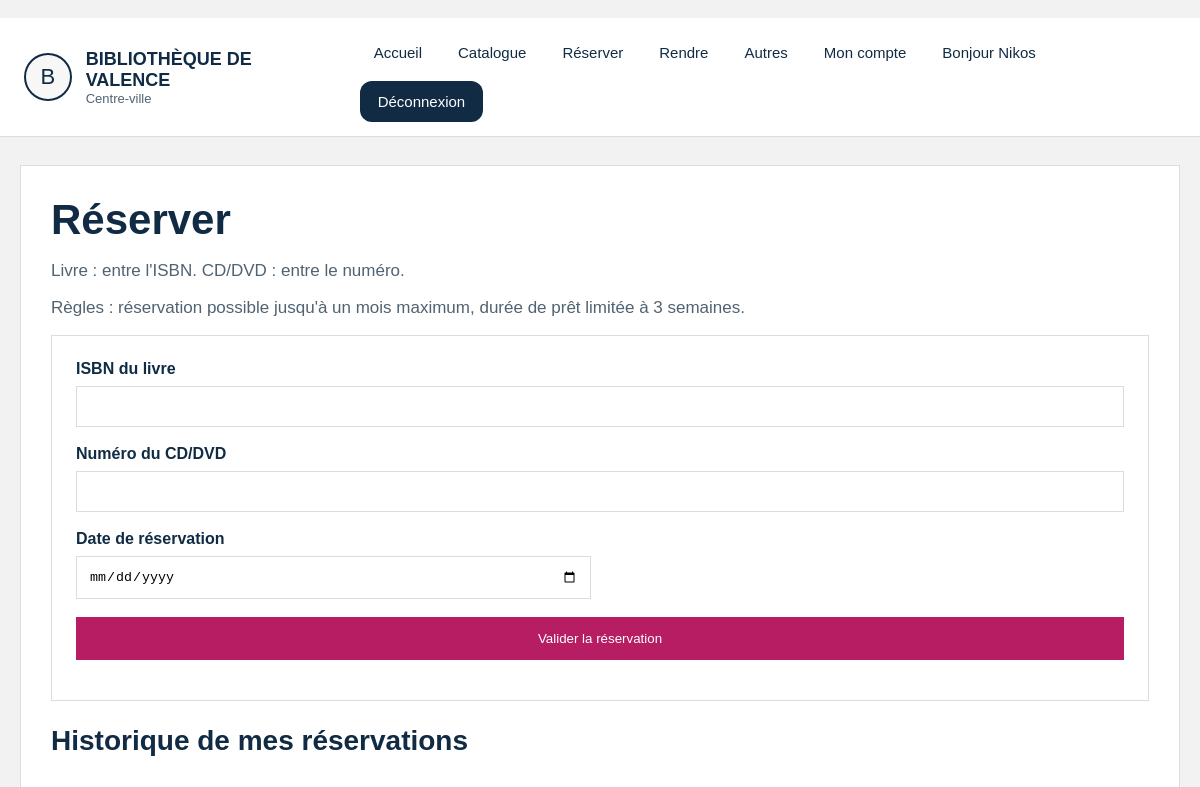
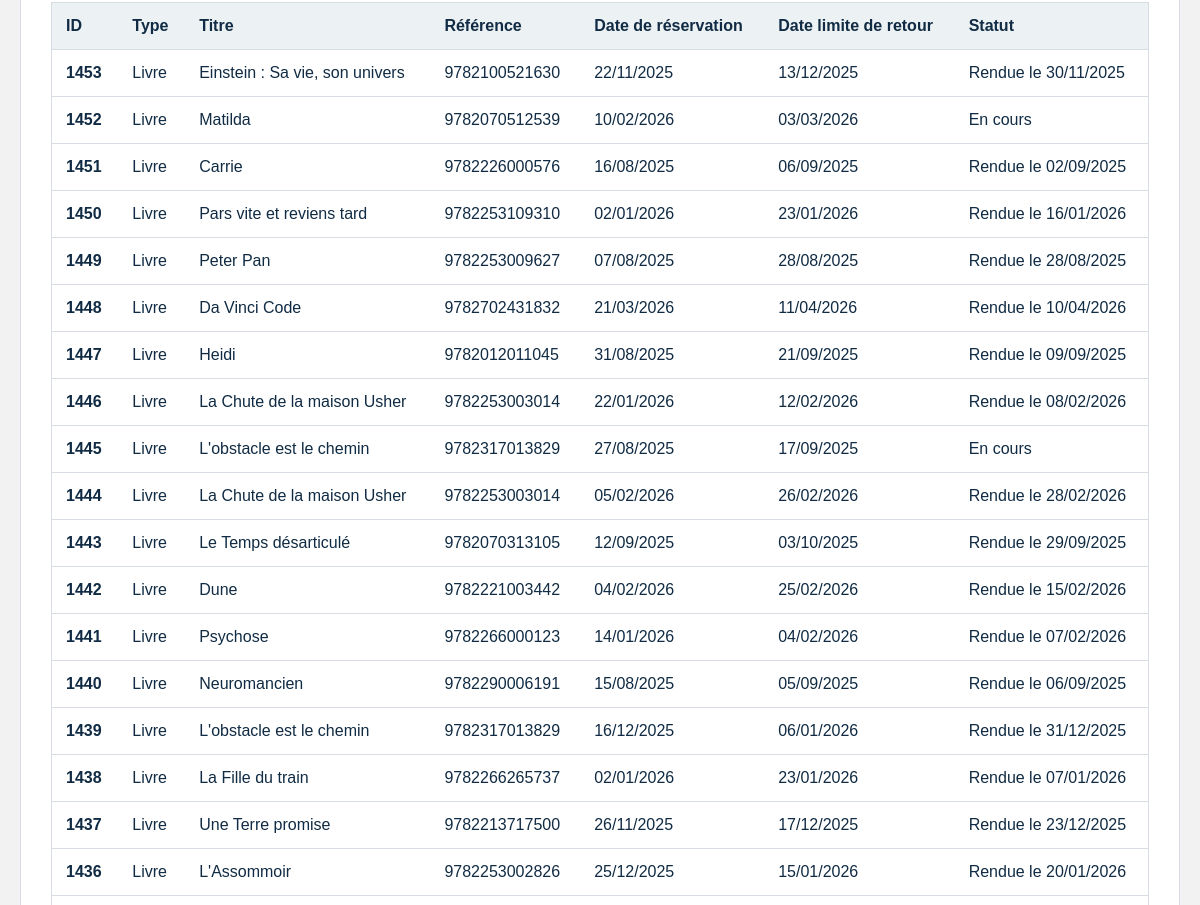
Before: /reserver (signed in, upper part) with the older database file (2 pictures, top to bottom).
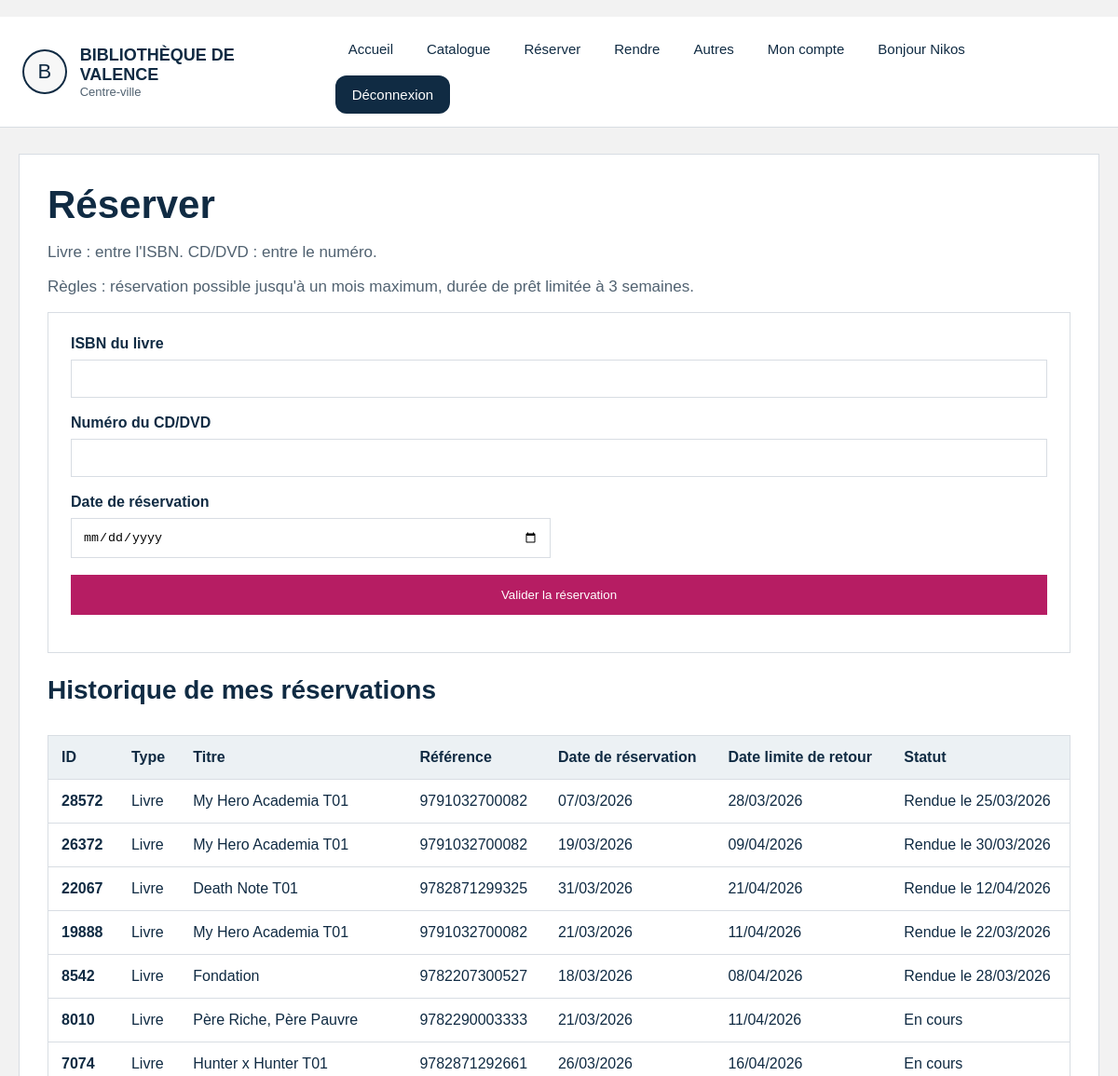
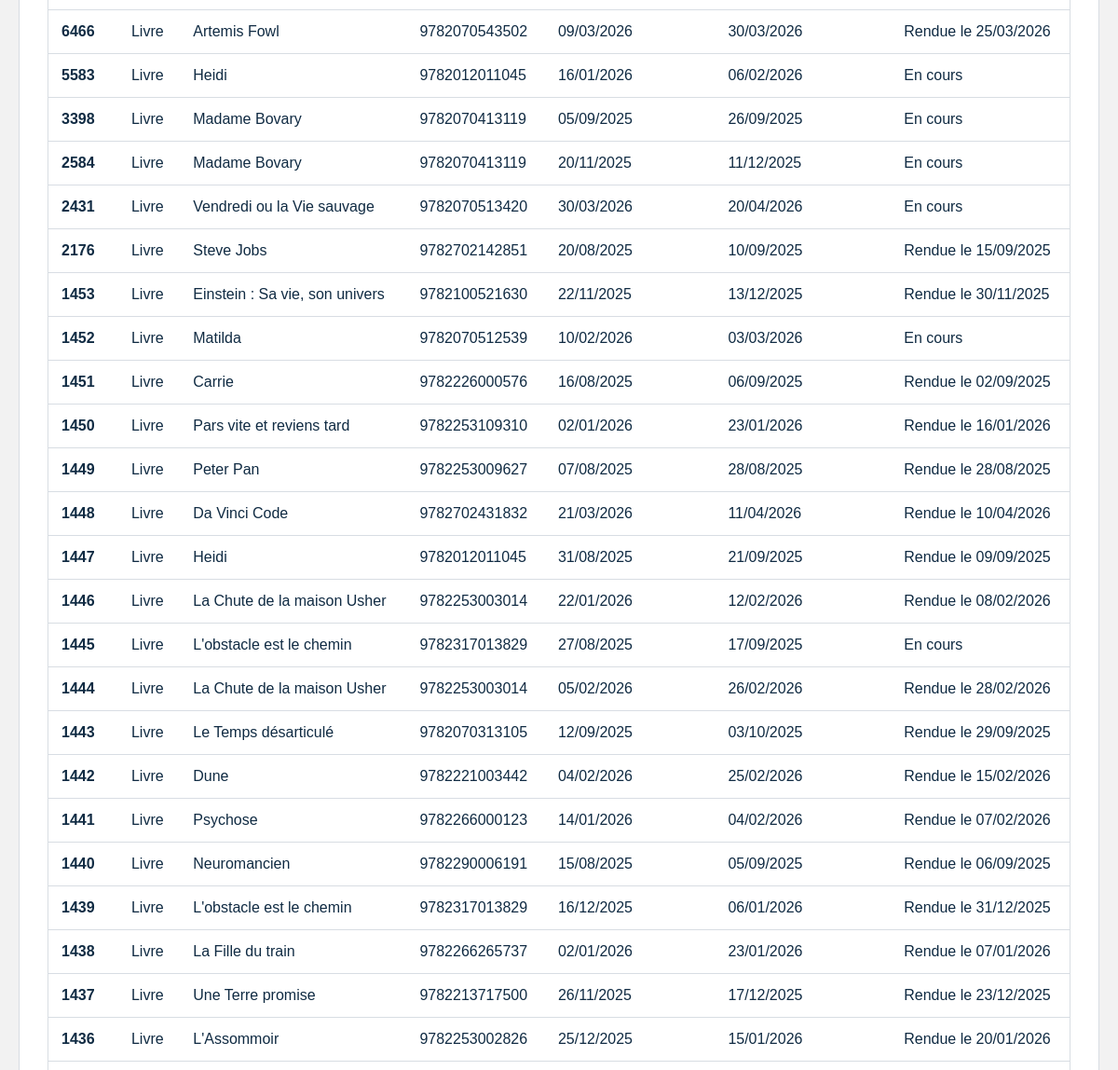
After: the same page with the newer database file (2 pictures, top to bottom).
### tables this page shows
CREATE TABLE RESERVATION (id_reservation NUMERIC PRIMARY KEY, date_reservation TEXT, date_de_retour TEXT, "id_client" NUMERIC REFERENCES CLIENT (id_client), bibliotheque_retrait TEXT, date_limite_retour TEXT, date_retour_effective TEXT);

CREATE TABLE LIVRE (id_livre INTEGER PRIMARY KEY, nom_livre TEXT, auteur_livre TEXT, maison_edition_livre TEXT, annee_livre NUMERIC, id_categorie NUMERIC REFERENCES CATEGORIE (id_categorie), ISBN_livre NUMERIC, resume TEXT, image TEXT, disponibilité INTEGER, total_exemplaires INTEGER);

### main.py (the view, shortened to what this page needs)
@application.route("/reserver", methods=["GET", "POST"])
def reserver():
    redirection = verifier_connexion()
    if redirection:
        return redirection
    base = bdd()
    message = None
    erreur = None
    utilisateur_id = session["utilisateur"]["id"]
    def creer_resa():
        reservation_id = prochain_identifiant(base, "RESERVATION", "id_reservation")
        auj = date.today()
        base.execute(
            "INSERT INTO RESERVATION (id_reservation, date_reservation, date_de_retour, id_client, date_limite_retour, date_retour_effective) VALUES (?, ?, NULL, ?, ?, NULL)",
            (reservation_id, date_francaise(auj), utilisateur_id, date_francaise(auj + timedelta(days=21))),
        )
        return reservation_id
    historique = bdd().execute(
        """
        SELECT type_media, id_reservation, nom_media, reference_media, date_reservation, date_limite_retour, date_retour_effective
        FROM VUE_HISTORIQUE_RESERVATIONS
        WHERE id_client = ?
        ORDER BY id_reservation DESC
        """,
        (utilisateur_id,),
    ).fetchall()
    return render_template("reserver.html", message=message, erreur=erreur, historique=historique)

### def.py (called while the page is built)
def bdd(base_path=BASE_DONNEES):
    if "bdd" not in g:
        g.bdd = sqlite3.connect(base_path)
        g.bdd.row_factory = sqlite3.Row
    return g.bdd

def fermer_bdd(_erreur=None):
    connexion = g.pop("bdd", None)
    if connexion:
        connexion.close()

def faire_slug(texte):
    return "-".join(str(texte).strip().lower().split()) # permet de convertir un m eSSage en message

def categories_menu(base_path=BASE_DONNEES):
    try:
        lignes = bdd(base_path).execute(
            "SELECT id_categorie, nom_categorie FROM CATEGORIE ORDER BY id_categorie"
        ).fetchall()
    except Exception:
        return []
    return [
        {
            "id": l["id_categorie"],
            "nom": l["nom_categorie"],
            "categorie_url": faire_slug(l["nom_categorie"]),
        }
        for l in lignes
    ]

def verifier_connexion():
    if "utilisateur" not in session:
        return redirect(url_for("connexion", next=request.path))
    return None

def contexte_global(base_path=BASE_DONNEES):
    return {
        "utilisateur": session.get("utilisateur"),
        "admin_connecte": bool(session.get("admin")),
        "menu_categories": categories_menu(base_path),
    }

### templates/reserver.html (shortened to what this page needs)
﻿{% extends "base.html" %}
{% block content %}
<h1>Réserver</h1>
<p>Livre : entre l'ISBN. CD/DVD : entre le numéro.</p>
<p>Règles : réservation possible jusqu'à un mois maximum, durée de prêt limitée à 3 semaines.</p>
<div class="formulaire">
    <form method="POST" action="{{ url_for('reserver') }}">
        <div class="grille-formulaire">
            <div class="champ-formulaire grand">
                <label for="isbn">ISBN du livre</label>
                <input type="text" id="isbn" name="isbn">
            </div>
            <div class="champ-formulaire grand">
                <label for="numero_cd_dvd">Numéro du CD/DVD</label>
                <input type="number" id="numero_cd_dvd" name="numero_cd_dvd" min="1">
            </div>
            <div class="champ-formulaire">
                <label for="date_reservation">Date de réservation</label>
                <input type="date" id="date_reservation" name="date_reservation">
            </div>
            <div class="champ-formulaire grand">
                <button type="submit">Valider la réservation</button>
            </div>
        </div>
    </form>
</div>
<h2>Historique de mes réservations</h2>
<div class="table-conteneur">
    <table class="tableau-horaires">
        <thead>
            <tr>
                <th>ID</th>
                <th>Type</th>
                <th>Titre</th>
                <th>Référence</th>
                <th>Date de réservation</th>
                <th>Date limite de retour</th>
                <th>Statut</th>
            </tr>
        </thead>
        <tbody>
            {% for r in historique %}
            <tr>
                <td>{{ r["id_reservation"] }}</td>
                <td>{{ r["type_media"] }}</td>
                <td>{{ r["nom_media"] }}</td>
                <td>{{ r["reference_media"] }}</td>
                <td>{{ r["date_reservation"] }}</td>
                <td>{{ r["date_limite_retour"] or "-" }}</td>
                <td>
                    {% if r["date_retour_effective"] %}
                        Rendue le {{ r["date_retour_effective"] }}
                    {% else %}
                        En cours
                    {% endif %}
                </td>
            </tr>
            {% else %}
            <tr>
                <td colspan="7">Aucune réservation pour le moment.</td>
            </tr>
            {% endfor %}
        </tbody>
    </table>
</div>
{% endblock %}

Changed rows visible on the page:
now on this page (row unchanged): LIVRE: id_reservation "28572", type_media "Livre", nom_media "My Hero Academia T01", reference_media "9791032700082", date_reservation "07/03/2026", r "28/03/2026", date_retour_effective "25/03/2026", id_reservation "26372", date_reservation "19/03/2026", r "09/04/2026", date_retour_effective "30/03/2026", id_reservation "19888", date_reservation "21/03/2026", r "11/04/2026", date_retour_effective "22/03/2026"
now on this page (row unchanged): LIVRE: id_reservation "22067", type_media "Livre", nom_media "Death Note T01", reference_media "9782871299325", date_reservation "31/03/2026", r "21/04/2026", date_retour_effective "12/04/2026"
now on this page (row unchanged): LIVRE: id_reservation "8542", type_media "Livre", nom_media "Fondation", reference_media "9782207300527", date_reservation "18/03/2026", r "08/04/2026", date_retour_effective "28/03/2026"
now on this page (row unchanged): LIVRE: id_reservation "8010", type_media "Livre", nom_media "Père Riche, Père Pauvre", reference_media "9782290003333", date_reservation "21/03/2026", r "11/04/2026", shows "En cours"
now on this page (row unchanged): LIVRE: id_reservation "7074", type_media "Livre", nom_media "Hunter x Hunter T01", reference_media "9782871292661", date_reservation "26/03/2026", r "16/04/2026", shows "En cours"
now on this page (row unchanged): LIVRE: id_reservation "6466", type_media "Livre", nom_media "Artemis Fowl", reference_media "9782070543502", date_reservation "09/03/2026", r "30/03/2026", date_retour_effective "25/03/2026"
now on this page (row unchanged): LIVRE: id_reservation "5583", type_media "Livre", nom_media "Heidi", reference_media "9782012011045", date_reservation "16/01/2026", r "06/02/2026", shows "En cours"
added RESERVATION: id_reservation "3398", type_media "Livre", nom_media "Madame Bovary", reference_media "9782070413119", date_reservation "05/09/2025", date_limite_retour "26/09/2025", shows "En cours"
added RESERVATION: id_reservation "2584", type_media "Livre", nom_media "Madame Bovary", reference_media "9782070413119", date_reservation "20/11/2025", date_limite_retour "11/12/2025", shows "En cours"
added RESERVATION: id_reservation "2431", type_media "Livre", nom_media "Vendredi ou la Vie sauvage", reference_media "9782070513420", date_reservation "30/03/2026", date_limite_retour "20/04/2026", shows "En cours"
added RESERVATION: id_reservation "2176", type_media "Livre", nom_media "Steve Jobs", reference_media "9782702142851", date_reservation "20/08/2025", date_limite_retour "10/09/2025", date_retour_effective "15/09/2025"
